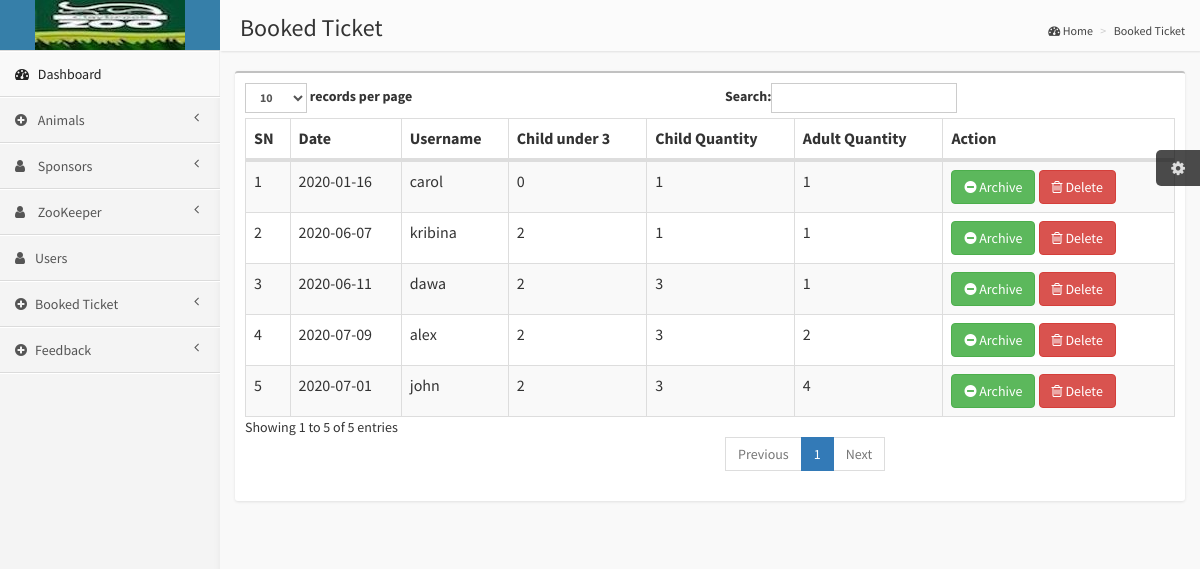
/admin/view_booked_ticket.php, run on the app's committed database.
### tables this page shows
CREATE TABLE `ticket` (
  `ticket_id` int(11) NOT NULL,
  `ticket_date` varchar(255) NOT NULL,
  `username` varchar(255) NOT NULL,
  `child_under` varchar(255) NOT NULL,
  `child_quantity` varchar(255) NOT NULL,
  `adult_quantity` varchar(255) NOT NULL,
  `archive_ticket` varchar(255) NOT NULL DEFAULT 'false'
);

### admin/view_booked_ticket.php (the view, shortened to what this page needs)
<?php
include 'admin_header.php';
include 'admin_sidebar.php';
$booked_ticket=$connection->prepare("SELECT * FROM ticket WHERE archive_ticket='false'");
$booked_ticket ->execute();
?>
<aside class="right-side">
    <section class="content-header">
        <h1>Booked Ticket</h1>
            <ol class="breadcrumb">
                <li><a href="#"><i class="fa fa-dashboard"></i> Home</a></li>
                <li><a href="#">Booked Ticket</a></li>
            </ol>
    </section>
    <section class="content">
        <div class="row">
            <div class="col-xs-12">
                <div class="box">
                    <div class="box-body table-responsive">
                        <table id="example1" class="table table-bordered table-striped" style="width: 100%;">
                                 <thead>
                                    <tr>
                                        <th>SN</th>
                                        <th>Date</th>
                                        <th>Username</th>
                                        <th>Child under 3</th>
                                        <th>Child Quantity</th>
                                        <th>Adult Quantity</th>
                                        <th>Action</th>
                                    </tr>
                                </thead>
                                <?php
                                $sn=1;
                                foreach ($booked_ticket as $row) {
                                ?>
                                <tr>
                                    <td><?php echo $sn++;?></td>
                                    <td><?php echo $row['ticket_date'];?></td>
                                     <td><?php echo $row['username'];?></td>
                                    <td><?php echo $row['child_under'];?></td>
                                    <td><?php echo $row['child_quantity'];?></td>
                                    <td><?php echo $row['adult_quantity'];?></td>
                                    <td>
                                    <a href="#archive<?= $row['ticket_id'];?>" class="btn btn-success" data-toggle="modal"><i class="fa fa-minus-circle"></i> Archive</a>
                                    <a href="#delete<?= $row['ticket_id'];?>" class="btn btn-danger" data-toggle="modal"><i class="fa fa-trash-o"></i> Delete</a>
                                    </td>
                                </tr>
                        <?php } ?>
                        </table>
                    </div>
                </div>
            </div>
        </div>
    </section>
</aside>

### css/AdminLTE.css (style rules this page uses)
html, body { overflow-x: hidden!important; font-family: 'Source Sans Pro', sans-serif; -webkit-font-smoothing: antialiased; min-height: 100%; background: #f9f9f9; }
a { color: #3c8dbc; }
.right-side, .left-side { min-height: 100%; display: block; }
.right-side { background-color: #f9f9f9; margin-left: 220px; }
.content { padding: 20px 15px; background: #f9f9f9; }
.right-side > .content-header { position: relative; padding: 15px 15px 10px 20px; }
.right-side > .content-header > h1 { margin: 0; font-size: 24px; }
.right-side > .content-header > .breadcrumb { float: right; background: transparent; margin-top: 0px; margin-bottom: 0; font-size: 12px; padding: 7px 5px; position: absolute; top: 15px; right: 10px; -webkit-border-radius: 2px; -moz-border-radius: 2px; border-radius: 2px; }
.right-side > .content-header > .breadcrumb > li > a { color: #444; text-decoration: none; }
.right-side > .content-header > .breadcrumb > li + li:before { content: '>\00a0'; }
.box { position: relative; background: #ffffff; border-top: 2px solid #c1c1c1; margin-bottom: 20px; border-radius: 3px; width: 100%; box-shadow: 0px 1px 3px rgba(0, 0, 0, 0.1); }
.box .box-body { padding: 10px; }
.box .box-body .table { margin-bottom: 0; }
.skin-blue .right-side > .content-header { background: #fbfbfb; box-shadow: 1px 1px 2px rgba(0, 0, 0, 0.1); }

### data on the page
ticket: ticket_date "2020-01-16", username "carol", child_under "0", child_quantity "1", adult_quantity "1"
ticket: ticket_date "2020-06-07", username "kribina", child_under "2", child_quantity "1", adult_quantity "1"
ticket: ticket_date "2020-06-11", username "dawa", child_under "2", child_quantity "3", adult_quantity "1"
ticket: ticket_date "2020-07-09", username "alex", child_under "2", child_quantity "3", adult_quantity "2"
ticket: ticket_date "2020-07-01", username "john", child_under "2", child_quantity "3", adult_quantity "4"
